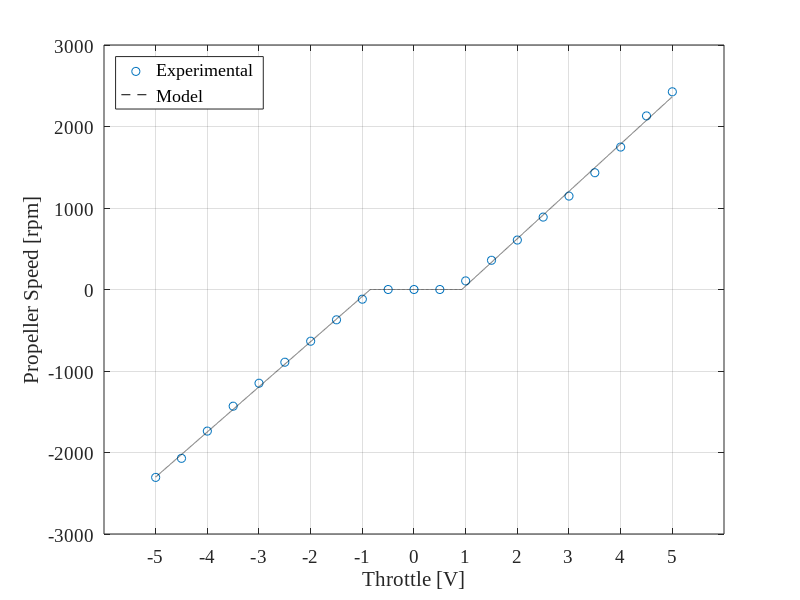

Recreate this plot in MATLAB.
clear; close all;
u_d = -5:.5:5;
rpm_d = [-2305.4357 -2071.495 -1737.294 -1431.7388 -1150.0551 -892.2429 -634.4307 -371.8442 -118.8063 0 0 0 105.5858 358.6237 606.8873 888.571 1146.3832 1432.8412 1747.945 2129.889 2425.8956];

u_c = -5:.001:5;
rpm_c = [554.02*u_c(u_c<=(-468.7/553.02))+468.7,0*u_c(u_c>(-468.7/553.02) & u_c<(537.41/580.71)),580.71*u_c(u_c>=(537.41/580.71))-537.41];

font = 14;
figure
plot(u_d,rpm_d,'o',u_c,rpm_c,'--k')
xlabel('Throttle [V]','FontSize',font,'FontName','Times New Roman')
xticks(-5:5)
ylabel('Propeller Speed [rpm]','FontSize',font,'FontName','Times New Roman')
legend({'Experimental','Model'},'FontSize',font,'FontName','Times New Roman','Location','Northwest')
set(gca,'FontSize',font,'FontName','Times New Roman')
grid
